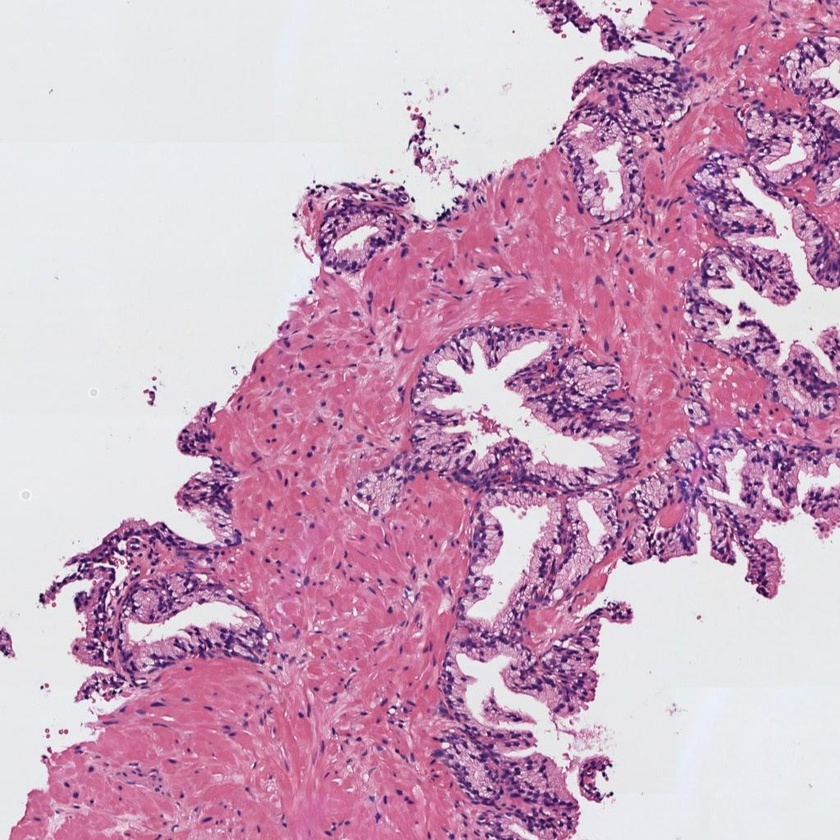
#> input picture 4.Aprendizaje Supervisado/Trabajo Practico/histo_1.jpg, 840 x 840 px, shrunk from 1024 x 1024 before the run
$ jupyter execute Actividad_Computer_Vision_C1.ipynb
#> lines starting #> are read from the running program, lines starting #| are printed output that depends on the picture; after the words box and inside, x2 and y2 are one past the last pixel; in counts of white or black regions, pixels touching at a corner belong together
## Convocatoria 1 - Proyecto 1

#### 0) Cargar una de las imágenes histológicas

[cell 1]
# Visualizar la imagen
import skimage.io as io
import numpy as np
import matplotlib.pyplot as plt
import cv2


def load_and_normalize_image (image):
    # Utilizar la librería skimage.io para leer la imagen 'histo_x.jpg' en formato RGB.
#> called with image = 'histo_1.jpg'
    img = io.imread(image)
#> img is the input picture: shape (840, 840, 3); mean R, G, B 205, 166.3, 191.6
    # Normalizar la imagen para que los píxeles se encuentren en el rango [0, 1]
    #esta línea convierte los valores de píxeles a float32 y los divide por 255 para normalizar a [0, 1]
    rgb_p = img.astype('uint8')/255
    return rgb_p


rgb_img = load_and_normalize_image(r'histo_1.jpg')  # Asegúrate de que la ruta sea correcta


# Visualizar la imagen normalizada
plt.imshow(rgb_img)
plt.axis('off')
plt.show()

#### 1) Realizar una transformación de color para convertir la imagen al espacio de color CMYK

[cell 2]
#convertir la imagen RGB a CMYK

# Función para extraer los colores secundarios
def convert_to_CMYK(RGB_image):
    with np.errstate(invalid='ignore', divide='ignore'):
        K = 1 - np.max(RGB_image, axis=2)
        C = (1-RGB_image[:,:,0] - K)/(1-K)
        M = (1-RGB_image[:,:,1] - K)/(1-K)
        Y = (1-RGB_image[:,:,2] - K)/(1-K)
    C = np.nan_to_num(C)
    M = np.nan_to_num(M)
    Y = np.nan_to_num(Y)
    K = np.nan_to_num(K)
    CMYK_image = (np.dstack((C,M,Y,K))*255).astype('uint8')
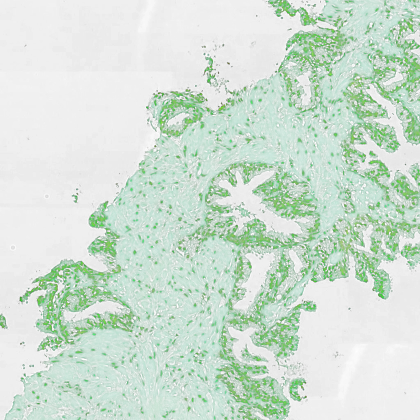
#> CMYK_image: shape (840, 840, 4) (shown at 1/2 size); mean of channels 0, 1, 2, 3 2.9, 57.9, 20.2, 47.4; transparent parts drawn white
    return CMYK_image

CMYK = convert_to_CMYK(rgb_img)
C,M,Y,K = cv2.split(CMYK)

# Extraer canales los componente de la imagen (que corresponde a la región tisular)
# Visualizar la imagen de lo los canales C, M, Y y K
plt.figure(figsize=(12, 8))

plt.subplot(2, 2, 1)
plt.imshow(C, cmap='gray')
plt.title('Canal C')
plt.axis('off')

plt.subplot(2, 2, 2)
plt.imshow(M, cmap='gray')
plt.title('Canal M')
plt.axis('off')

plt.subplot(2, 2, 3)
plt.imshow(Y, cmap='gray')
plt.title('Canal Y')
plt.axis('off')

plt.subplot(2, 2, 4)
plt.imshow(K, cmap='gray')
plt.title('Canal K')
plt.axis('off')
plt.tight_layout()
plt.show()

#### 2) Umbralizar la imagen para separar los píxeles del fondo de la región tisular

[cell 3]
# A la imagen CMYK Aplicar un filtro gaussiano de tamaño 5x5 y después utilizar el método de Otsu de manera que
# los píxeles correspondientes al lumen y al background de la imagen sean 1s y el resto de los píxeles tengan un valor de 0.
# Nota: Recordar que el método de Otsu requiere como input una imagen en el rango [0-255] en formato "uint8".
# Visualizar la máscara resultante
# Aplicar un filtro gaussiano de tamaño 5x5

def generate_gauss_mask (cmyk_image):
    blurred = cv2.GaussianBlur(cmyk_image, (5, 5), 0)
    # Convertir la imagen a escala de grises
    gray = cv2.cvtColor(blurred, cv2.COLOR_BGR2GRAY)
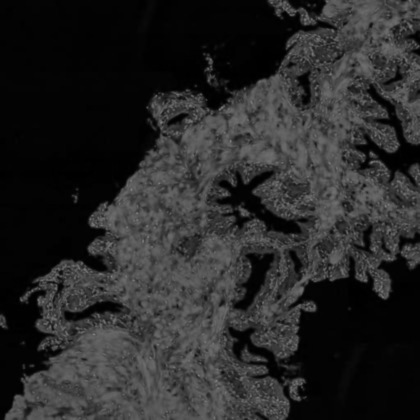
#> gray: shape (840, 840) (shown at 1/2 size); min 0, max 135, mean 40.4
    # Aplicar el método de Otsu para obtener la máscara
    _, gauss_mask = cv2.threshold(gray, 0, 1, cv2.THRESH_OTSU)
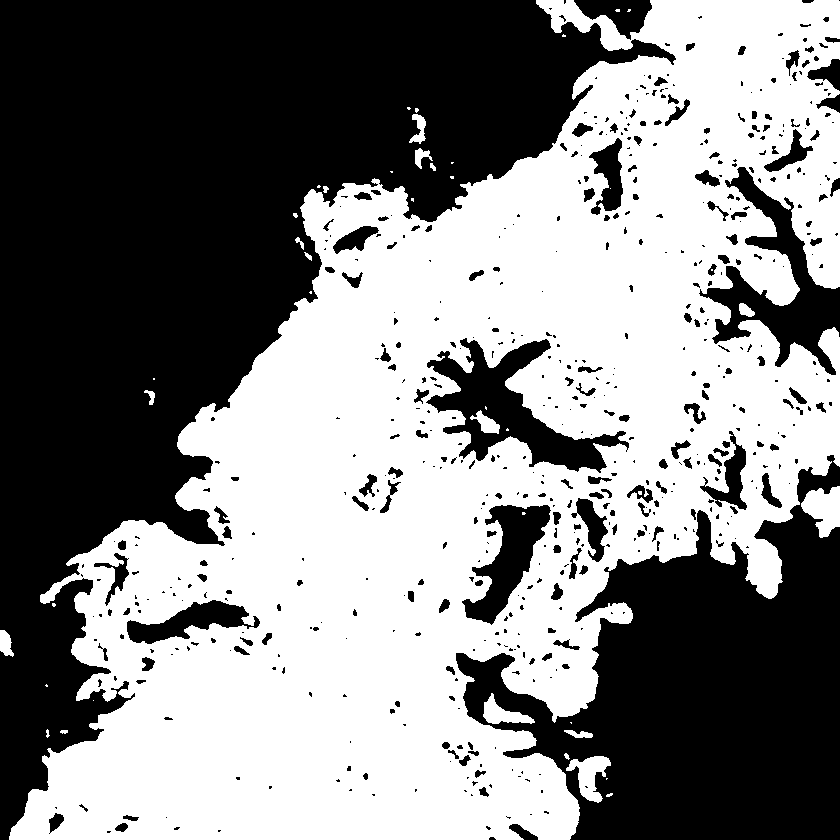
#> gauss_mask: shape (840, 840); values 0 (black) and 1 (white), 51.8% white; 585 black regions (387 under 20 px), largest, box (x1, y1, x2, y2) and area: (0, 0, 676, 840) 215630, (456, 455, 840, 840) 78110, (426, 338, 629, 473) 9486
    # Invertir la imagen
    gauss_mask = 1 - gauss_mask
    return gauss_mask

#_, gauss_mask = cv2.threshold(gray, 0, 255, cv2.THRESH_BINARY + cv2.THRESH_OTSU)

gauss = generate_gauss_mask(CMYK)
# Visualizar la máscara resultante
plt.imshow(gauss, cmap='gray')
plt.axis('off')
plt.title('Máscara Otsu')
plt.show()

#### 3) Limpiar la imagen eliminando los artefactos de lumen (objetos blancos pequeños que no son lúmenes)

[cell 4]
# Utilizar la librería skimage.morphology.remove_small_objects para eliminar aquellos objetos de la imagen CMYK cuya área sea menor a 300 píxeles usando la mascara gauss_mask
# Más información en https://scikit-image.org/docs/dev/api/skimage.morphology.html#skimage.morphology.remove_small_objects
# Visualizaer la máscara resultante

# Aplicar remove_small_objects a la imagen CMYK

def clean_small_lumens (binary_img, min):
#> called with min = 300
    from skimage.morphology import remove_small_objects
    # Eliminar objetos pequeños de la imagen CMYK
    cleaned_bool = remove_small_objects(binary_img.astype(bool), min, connectivity=2)
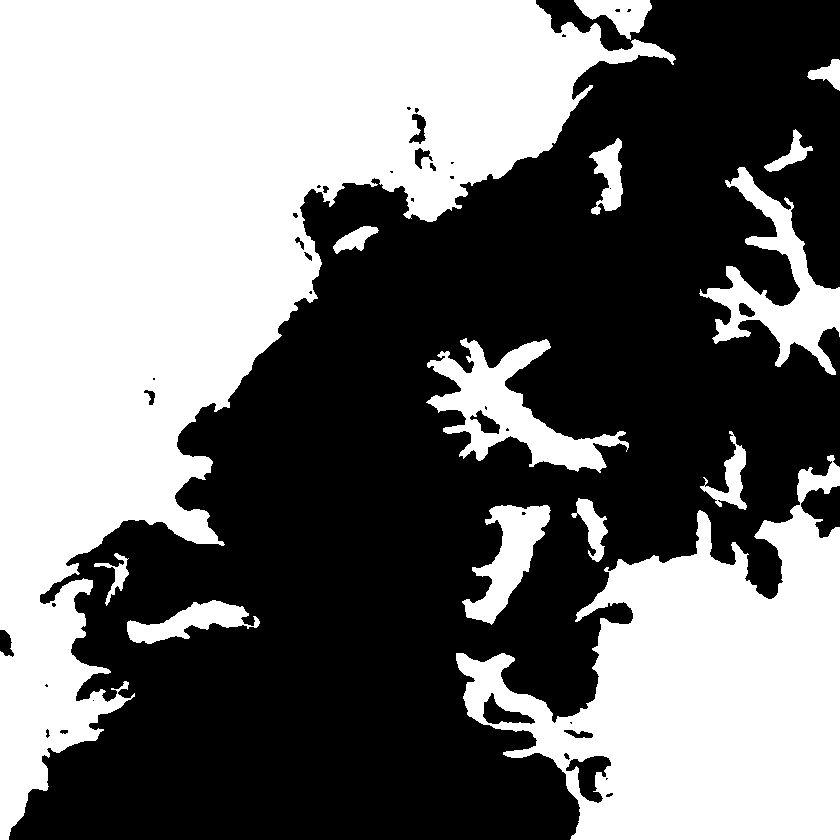
#> cleaned_bool: shape (840, 840) bool; 46.3% white; 14 white regions, largest, box (x1, y1, x2, y2) and area: (0, 0, 676, 840) 215630, (456, 455, 840, 840) 78110, (426, 338, 629, 473) 9486
    cleaned_binary = cleaned_bool.astype(np.uint8)
    return cleaned_binary

gaus_cleaned = clean_small_lumens(gauss,300)
# Visualizar la mascara
plt.imshow(gaus_cleaned, cmap='gray')
plt.axis('off')
plt.title('Lumens menores a 300 removidos')
plt.show()

#### 4) Rellenar con 0s el fondo de la imagen para quedarnos únicamente con los lúmenes

[cell 5]
# Funcion que recibe gaus_cleaned boolean ndarray y genera semillas para el foodfill
# Debe encontrar semillas en el background, para que luego el algoritmo de floodfill pueda rellenar el fondo y dejar los lumens intactos
def find_seeds(image, num_seeds=1):
#> called with num_seeds = 4
    seeds = []
    h, w = image.shape

    # 1. Busca en los 4 vértices
    vertices = [(0, 0), (0, w-1), (h-1, 0), (h-1, w-1)]
    for y, x in vertices:
        if image[y, x] == 1:
            seeds.append((y, x))
        if len(seeds) >= num_seeds:
            return seeds[:num_seeds]
#> after the loop, seeds = [(0, 0), (839, 0), (839, 839)]

    # 2. Si faltan semillas, busca en toda la imagen
    if len(seeds) < num_seeds:
        coords = np.argwhere(image == 1)
#> coords = 326856 pairs, first value 0 to 839, second value 0 to 839
        for y, x in coords:
            if (y, x) not in seeds:
                seeds.append((y, x))
            if len(seeds) >= num_seeds:
                break
#> this loop made 2 passes
#> (y, x) on passes 1 to 2: (0, 0), (0, 1)
#> after the loop, seeds = [(0, 0), (839, 0), (839, 839), (0, 1)]

    return seeds[:num_seeds]

[cell 6]
# Crear una copia de la imagen
just_lumens = gaus_cleaned.copy()
seeds = find_seeds(gaus_cleaned, 4)
#> seeds = [(0, 0), (839, 0), (839, 839), (0, 1)]


# Definir una imagen negra de referencia
h, w = gaus_cleaned.shape
ref = np.zeros((h+2, w+2), np.uint8)

# Fijar la semilla. En este caso en la esquina superior izquierda (posición 0,0) para rellenar a partir de ahí
#cv2.floodFill(mask, ref, (0,1000), 0); # Como nos interesa rellenar de negro, utilizamos el 0 en la última posición
for _ in seeds:
    cv2.floodFill(just_lumens, ref, _, 0); # Como nos interesa rellenar de negro, utilizamos el 0 en la última posición
#> this loop made 4 passes
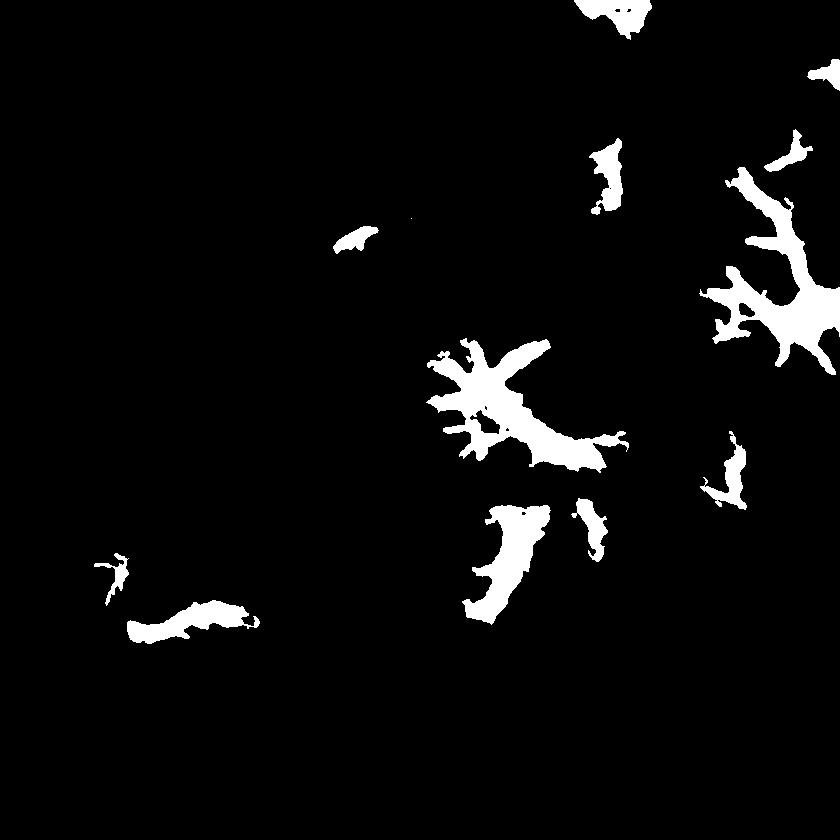
#> just_lumens: shape (840, 840); values 0 (black) and 1 (white), 4.7% white; 13 white regions (1 under 20 px), largest, box (x1, y1, x2, y2) and area: (426, 338, 629, 473) 9486, (699, 167, 840, 375) 8957, (462, 505, 551, 625) 4534

fig, ax = plt.subplots(1,2)
ax[0].imshow(gaus_cleaned, cmap='gray'), ax[0].set_title('original'), ax[0].axis('off')
ax[1].imshow(just_lumens, cmap='gray'), ax[1].set_title('solo lumens'), ax[1].axis('off')
plt.show()

#### 5) Rellenar los objetos de los lúmenes

[cell 7]
# Rellenar los lúmenes con la función binary_fill_holes de la librería scipy.ndimage.morphology
from scipy.ndimage import binary_fill_holes

# Rellenar los lúmenes en la imagen segmentada
filled_lumens = binary_fill_holes(just_lumens > 0)
#> filled_lumens: shape (840, 840) bool; 4.8% white; 13 white regions (1 under 20 px)

# Visualizar la máscara resultante
plt.imshow(filled_lumens, cmap='gray')
plt.axis('off')
plt.title('Lúmenes rellenados')
plt.show()

#### 6) Detectar y dibujar los contornos de los lúmenes sobre la imagen original

[cell 8]
# Dibujar los contornos de los lúmenes en color verde sobre la imagen original RGB. Nota: Utilizar los flags necesarios para que los contornos en verde sean perfectamente visibles.

# Detectar contornos en la máscara de lúmenes rellenados
contours, _ = cv2.findContours(filled_lumens.astype(np.uint8), cv2.RETR_EXTERNAL, cv2.CHAIN_APPROX_SIMPLE)
#> contours = 13 contours, 1 with area under 20; largest, box (x1, y1, x2, y2) and area: (426, 338, 629, 473) 9369, (699, 167, 840, 375) 8620, (462, 505, 551, 625) 4348, (127, 600, 260, 644) 2428, (574, 0, 652, 40) 1582

# Crear una copia de la imagen original en formato uint8
img_rgb = (rgb_img * 255).astype(np.uint8) if rgb_img.max() <= 1.0 else rgb_img.copy()

# Dibujar los contornos en verde (BGR: (0,255,0)) sobre la imagen original
img_contours = img_rgb.copy()
cv2.drawContours(img_contours, contours, -1, (0,255,0), thickness=2)
#> img_contours: shape (840, 840, 3); 2.05% of pixels changed, all inside (x1, y1, x2, y2) = (93, 0, 840, 645)

# Visualizar el resultado
plt.imshow(cv2.cvtColor(img_contours, cv2.COLOR_BGR2RGB))
plt.axis('off')
plt.title('Contornos de lúmenes en verde')
plt.show()
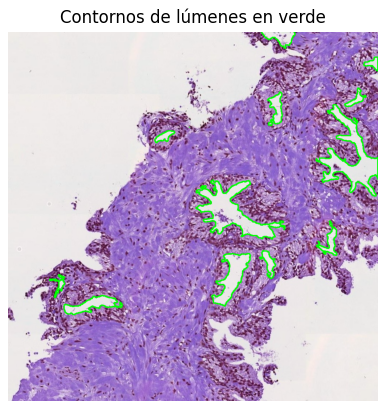
#> figure drawn by matplotlib, 1 panel; B, G, R data is drawn as R, G, B

#### 7) Identificar y cropear el lumen más grande

[cell 9]
# Determinar cuál es el lumen de mayor área y hacer un crop del mismo sobre la imagen original RGB.

# Encontrar el contorno de mayor área (lumen más grande)
largest_contour = max(contours, key=cv2.contourArea)
#> largest_contour = contour of 514 points, box (x1, y1, x2, y2) (426, 338, 629, 473), area 9369

# Obtener el bounding box del lumen más grande
x, y, w, h = cv2.boundingRect(largest_contour)
#> x = 426; y = 338; w = 203; h = 135

# Cropear el lumen sobre la imagen original RGB
cropped_lumen = img_rgb[y:y+h, x:x+w]
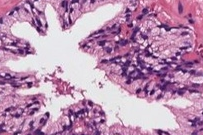
#> cropped_lumen: shape (135, 203, 3); mean R, G, B 186.7, 145.2, 178

# Visualizar el lumen cropeado
plt.imshow(cv2.cvtColor(cropped_lumen, cv2.COLOR_BGR2RGB))
plt.axis('off')
plt.title('Lumen más grande cropeado')
plt.show()

# Determinar cuál es el lumen de mayor área y hacer un crop del mismo sobre la imagen original RGB,
# quedandose solo con ese lumen y el resto blanco

# Crear máscara del lumen más grande dentro del crop
mask_crop = np.zeros((h, w), dtype=np.uint8)
cv2.drawContours(mask_crop, [largest_contour - [x, y]], -1, 1, thickness=-1)
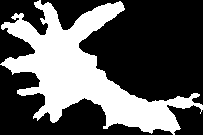
#> mask_crop: shape (135, 203); values 0 (black) and 1 (white), 35.9% white; 1 white region, box (x1, y1, x2, y2) and area: (0, 0, 203, 135) 9828

# Crear imagen blanca
crop_white_bg = np.ones_like(cropped_lumen) * 255

# Aplicar la máscara: donde mask_crop==1, mostrar el lumen, si no, blanco
for c in range(3):  # Para cada canal RGB
    crop_white_bg[:,:,c] = np.where(mask_crop == 1, cropped_lumen[:,:,c], 255)
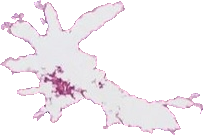
#> crop_white_bg: shape (135, 203, 3); mean R, G, B 244.5, 239.8, 243.5

# Visualizar el resultado
plt.imshow(cv2.cvtColor(crop_white_bg, cv2.COLOR_BGR2RGB))
plt.axis('off')
plt.title('Solo lumen más grande sobre fondo blanco')
plt.show()
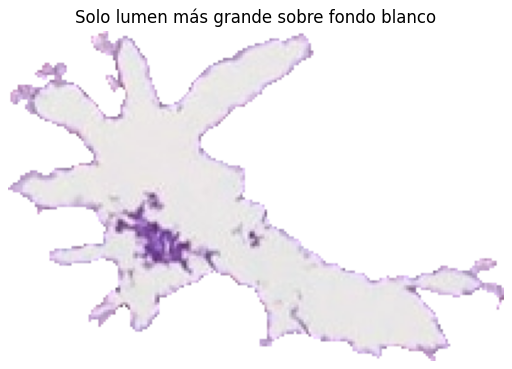
#> figure drawn by matplotlib, 1 panel; B, G, R data is drawn as R, G, B

#### 8) Extraer 13 características geométricas que permitan caracterizar el lumen recortado

[cell 10]
# Calcular las siguientes características del crop del lumen de mayor área, redondeando su valor hasta el cuarto decimal.
# 1) Área
# 2) Área de la bounding box
# 3) Área convexa
# 4) Exentricidad
# 5) Diámetro equivalente
# 6) Extensión
# 7) Diámetro Feret
# 8) Longitud del eje mayor
# 9) Longitud del eje menor
# 10) Orientación
# 11) Perímetro
# 12) Solidez
# 13) Compacidad


from skimage.measure import regionprops, label
from scipy.spatial import ConvexHull

# Crear máscara del lumen más grande dentro del crop
mask_crop = np.zeros((h, w), dtype=np.uint8)
cv2.drawContours(mask_crop, [largest_contour - [x, y]], -1, 1, thickness=-1)

# Calcular propiedades geométricas
props = regionprops(label(mask_crop))[0]
contour_points = largest_contour - [x, y]
#> contour_points = 514 rows, first 8: [39, 0], [38, 1], [37, 1], [36, 2], [34, 2], [34, 4], [35, 5], [35, 6]

# 1) Área
area = np.round(props.area, 4)
#> area = 9828
# 2) Área de la bounding box
bbox_area = np.round(props.bbox_area, 4)
#> bbox_area = 27405
# 3) Área convexa
hull = ConvexHull(contour_points.squeeze())
convex_area = np.round(hull.volume, 4)
#> convex_area = 19924.5
# 4) Excentricidad
eccentricity = np.round(props.eccentricity, 4)
#> eccentricity = 0.853
# 5) Diámetro equivalente
equiv_diameter = np.round(props.equivalent_diameter, 4)
#> equiv_diameter = 111.9
# 6) Extensión
extent = np.round(props.extent, 4)
#> extent = 0.359
# 7) Diámetro Feret (máxima distancia entre dos puntos del contorno)
from scipy.spatial.distance import pdist
feret_diameter = np.round(np.max(pdist(contour_points.squeeze())), 4)
#> feret_diameter = 217.8
# 8) Longitud del eje mayor
major_axis_length = np.round(props.major_axis_length, 4)
#> major_axis_length = 200.3
# 9) Longitud del eje menor
minor_axis_length = np.round(props.minor_axis_length, 4)
#> minor_axis_length = 104.6
# 10) Orientación
orientation = np.round(props.orientation, 4)
#> orientation = 1.01
# 11) Perímetro
perimeter = np.round(props.perimeter, 4)
#> perimeter = 1069.3
# 12) Solidez
solidity = np.round(props.solidity, 4)
#> solidity = 0.487
# 13) Compacidad (perímetro^2 / (4*pi*área))
compacity = np.round((perimeter**2) / (4 * np.pi * area), 4)
#> compacity = 9.26

# Mostrar resultados
features = {
    "Área": area,
    "Área bounding box": bbox_area,
    "Área convexa": convex_area,
    "Excentricidad": eccentricity,
    "Diámetro equivalente": equiv_diameter,
    "Extensión": extent,
    "Diámetro Feret": feret_diameter,
    "Longitud eje mayor": major_axis_length,
    "Longitud eje menor": minor_axis_length,
    "Orientación": orientation,
    "Perímetro": perimeter,
    "Solidez": solidity,
    "Compacidad": compacity
}

for k, v in features.items():
    print(f"{k}: {v}")
#> this loop made 13 passes
#> (k, v) on passes 1 to 8: ('Área', 9828), ('Área bounding box', 27405), ('Área convexa', 19924.5), ('Excentricidad', 0.853), ('Diámetro equivalente', 111.9), ('Extensión', 0.359), ('Diámetro Feret', 217.8), ('Longitud eje mayor', 200.3)
#> (printed output is left out)
